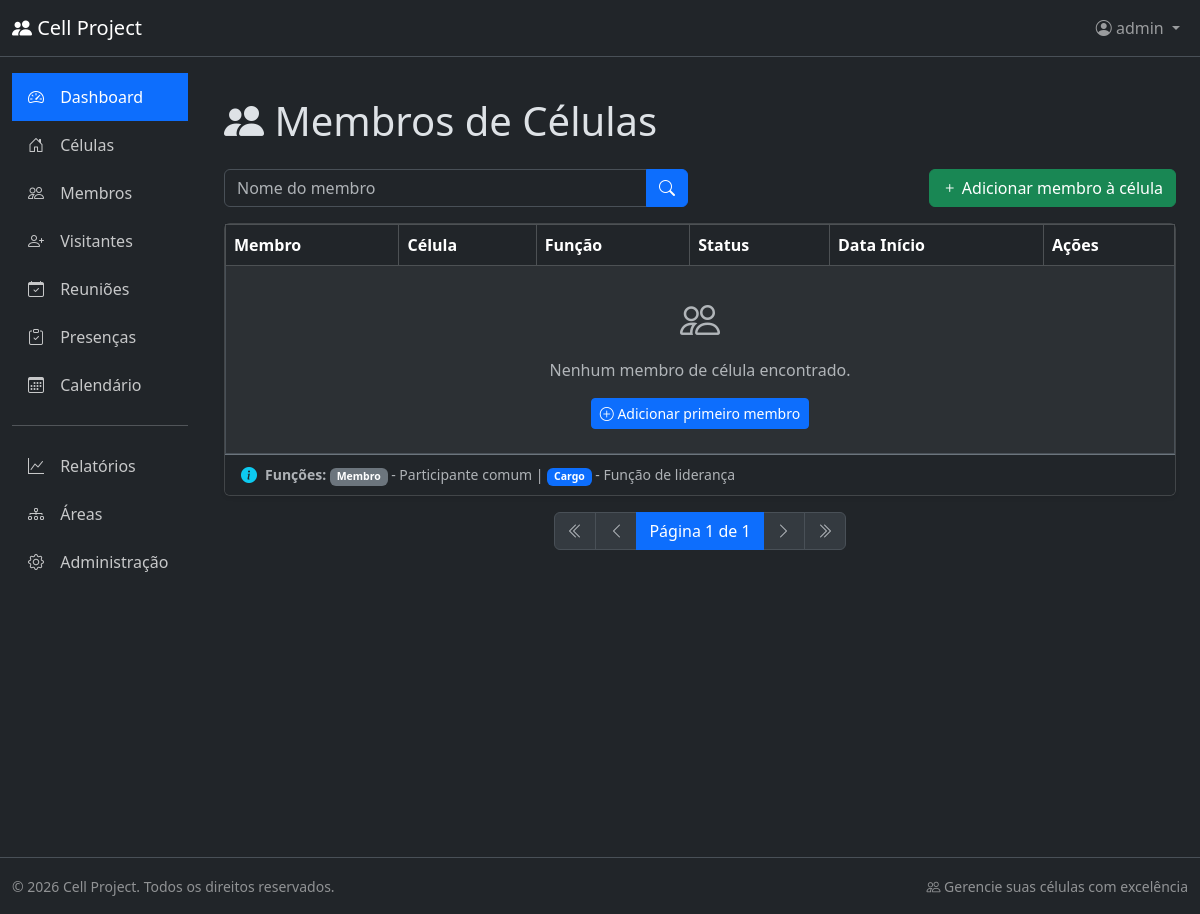
/cell_members/list/ (signed in), run on an earlier commit of the app's database.
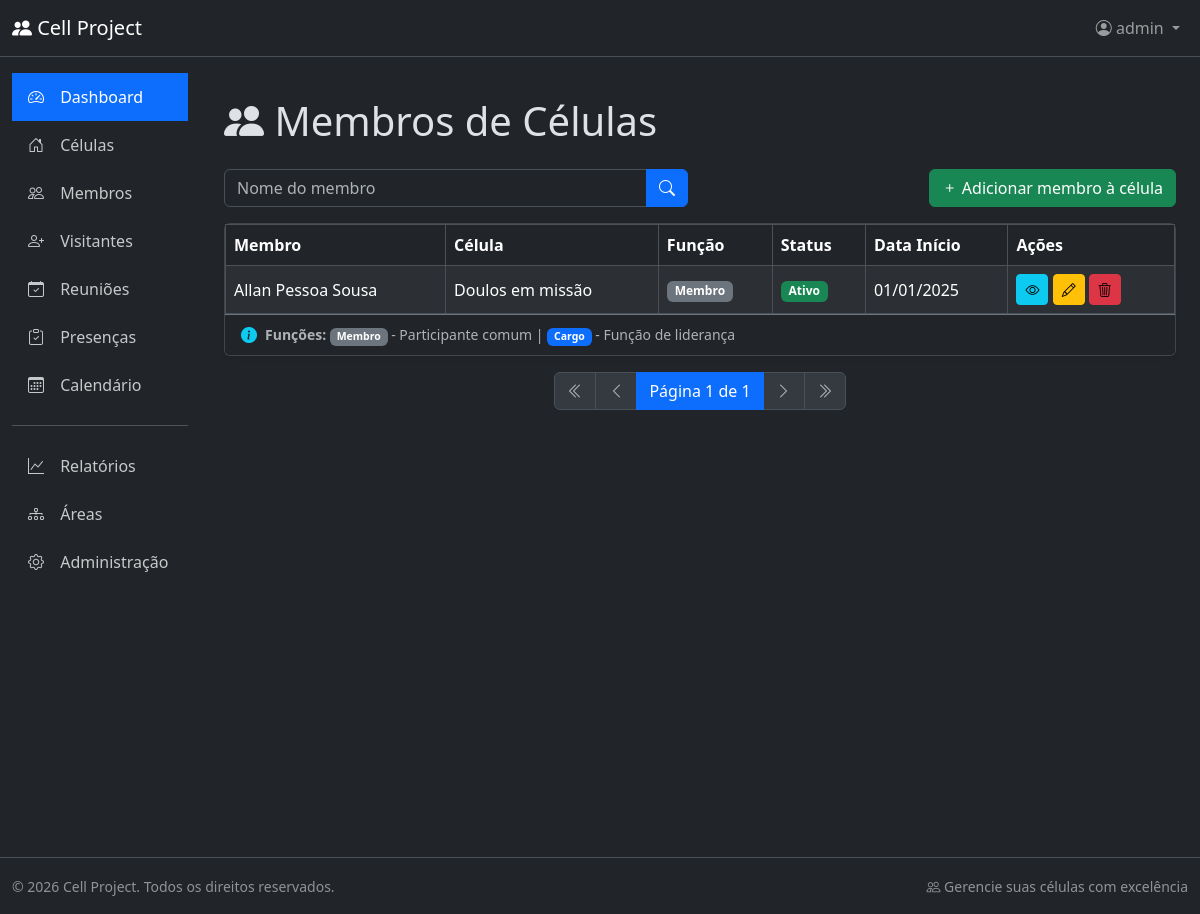
And on a later commit of the database.
### cell_members/models.py (models this page shows, shortened)
class CellMember(BaseModel):
    member = models.ForeignKey(
        Member,
        on_delete=models.CASCADE,
        related_name="cell_memberships",
        verbose_name="Membro",
    )
    cell = models.ForeignKey(
        Cell,
        on_delete=models.CASCADE,
        related_name="members",
        verbose_name="Célula",
    )
    role = models.ForeignKey(
        LeadershipRole,
        on_delete=models.PROTECT,
        null=True,  # ✅ Permite nulo (membro comum sem cargo)
        blank=True,  # ✅ Permite vazio no formulário
        related_name="cell_members",
        verbose_name="Função de Liderança",
        help_text="Opcional. Preencha apenas se o membro tiver função de liderança nesta célula.",
    )
    start_date = models.DateField(verbose_name="Data de Início")
    end_date = models.DateField(
        null=True, blank=True, verbose_name="Data de Término"
    )
    is_active = models.BooleanField(
        default=True, db_index=True, verbose_name="Ativo"
    )
    notes = models.TextField(blank=True, verbose_name="Observações")
    class Meta:
        db_table = "cell_member"
        verbose_name = "Membro de Célula"
        verbose_name_plural = "Membros de Células"
        ordering = ["cell__name", "-is_active", "member__person__full_name"]
        constraints = [
            models.UniqueConstraint(
                fields=["member", "cell"],
                condition=models.Q(is_active=True),
                name="unique_active_member_cell",
            )
        ]
        indexes = [
            models.Index(fields=["member", "cell", "is_active"]),
            models.Index(fields=["cell", "is_active"]),
            models.Index(fields=["role"]),
        ]
    @property
    def member_name(self):
        return self.member.person.full_name

### members/models.py (models this page shows, shortened)
class Member(BaseModel):
    person = models.OneToOneField(
        Person,
        on_delete=models.CASCADE,  # Se deletar Person, deleta Member também
        related_name="member_profile",
        verbose_name="Pessoa",
    )
    is_active = models.BooleanField(
        default=True, db_index=True, verbose_name="Ativo"
    )
    entry_date = models.DateField(verbose_name="Data de Entrada")
    notes = models.TextField(blank=True, verbose_name="Observações")
    class Meta:
        db_table = 'member'
        verbose_name = 'Membro'
        verbose_name_plural = 'Membros'
        ordering = ['person__full_name']
        indexes = [
            models.Index(fields=['person']),
            models.Index(fields=['is_active']),
        ]

### person/models.py (models this page shows, shortened)
class Person(BaseModel):
    class Genders(models.TextChoices):
        MALE = "M", "Masculino"
        FEMALE = "F", "Feminino"
    class MaritalStatuses(models.TextChoices):
        SINGLE = "SINGLE", "Solteiro(a)"
        MARRIED = "MARRIED", "Casado(a)"
        WIDOWED = "WIDOWED", "Viúvo(a)"
        SEPARATED = (
            "SEPARATED",
            "Separado(a)",
        )
    full_name = models.CharField(
        max_length=200, db_index=True, verbose_name="Nome Completo"
    )
    address = models.TextField(verbose_name="Endereço")
    gender = models.CharField(
        max_length=1, choices=Genders.choices, verbose_name="Gênero"
    )
    marital_status = models.CharField(
        max_length=20,
        choices=MaritalStatuses.choices,
        verbose_name="Estado Civil",
    )
    birth_date = models.DateField(verbose_name="Data de Nascimento")
    phone = models.CharField(
        max_length=20, db_index=True, verbose_name="Telefone"
    )
    notes = models.TextField(blank=True, verbose_name="Observações")
    class Meta:
        db_table = "person"
        verbose_name = "Pessoa"
        verbose_name_plural = "Pessoas"
        ordering = ["full_name"]
        indexes = [
            models.Index(fields=["full_name"]),
            models.Index(fields=["phone"]),
        ]

### cells/models.py (models this page shows, shortened)
class Cell(BaseModel):
    name = models.CharField(max_length=100, db_index=True, verbose_name="Nome")
    area = models.ForeignKey(
        Area,
        on_delete=models.PROTECT,
        related_name="cells",
        verbose_name="Área",
    )
    mag_branch = models.ForeignKey(
        MagBranch,
        on_delete=models.PROTECT,
        null=True,
        blank=True,
        related_name="cells",
        verbose_name="Ramificação MAG",
    )
    cgsbc = models.CharField(
        max_length=100,
        blank=True,
        help_text="Church name for non-MAG cells",
        verbose_name="CGSBC",
    )
    notes = models.TextField(blank=True, verbose_name="Observações")
    class Meta:
        db_table = 'cell'
        verbose_name = 'Célula'
        verbose_name_plural = 'Células'
        ordering = ['name']
        indexes = [
            models.Index(fields=['area']),
            models.Index(fields=['mag_branch']),
        ]

### cell_members/views.py (the view)
# urls.py: path('cell_members/list/', views.CellMemberListView.as_view(), name='cell_member_list'),
class CellMemberListView(ListView):
    model = models.CellMember
    template_name = 'cell_member_list.html'
    context_object_name = 'cell_members'
    def get_queryset(self):
        queryset = super().get_queryset()
        member_name = self.request.GET.get('member_name')
        if member_name:
            queryset = queryset.filter(
                member__person__full_name__icontains=member_name
            )
        return queryset.select_related('member__person', 'cell', 'role')

### cell_members/templates/cell_member_list.html (shortened to what the changed rows need)
{% extends 'base.html' %}
{% block page_heading %}
  <div class="d-flex justify-content-between align-items-center">
    <span><i class="bi bi-people-fill"></i> Membros de Células</span>
  </div>
{% endblock %}
{% block content %}
<div class="card shadow-sm">
    <div class="card-body p-0">
        <div class="table-responsive">
            <table class="table table-hover table-striped table-bordered align-middle mb-0">
                <thead class="table-dark">
                    <tr>
                        <th>Membro</th>
                        <th>Célula</th>
                        <th>Função</th>
                        <th>Status</th>
                        <th>Data Início</th>
                        <th>Ações</th>
                    </tr>
                </thead>
                <tbody>
                    {% for cell_member in cell_members %}
                    <tr>
                        <td>{{ cell_member.member_name }}</td>
                        <td>{{ cell_member.cell.name }}</td>
                        <td>
                            {% if cell_member.role %}
                                <span class="badge bg-primary">{{ cell_member.role.get_title_display }}</span>
                            {% else %}
                                <span class="badge bg-secondary">Membro</span>
                            {% endif %}
                        </td>
                        <td>
                            {% if cell_member.is_active %}
                                <span class="badge bg-success">Ativo</span>
                            {% else %}
                                <span class="badge bg-secondary">Inativo</span>
                            {% endif %}
                        </td>
                        <td>{{ cell_member.start_date|date:"d/m/Y" }}</td>
                        <td>
                            <a href="{% url 'cell_member_detail' cell_member.id %}" class="btn btn-info btn-sm" data-bs-toggle="tooltip" title="Visualizar">
                                <i class="bi bi-eye"></i>
                            </a>
                            <a href="{% url 'cell_member_update' cell_member.id %}" class="btn btn-sm btn-warning" data-bs-toggle="tooltip" title="Editar">
                                <i class="bi bi-pencil"></i>
                            </a>
                            <a href="{% url 'cell_member_delete' cell_member.id %}" class="btn btn-sm btn-danger text-black" data-bs-toggle="tooltip" title="Excluir">
                                <i class="bi bi-trash3"></i>
                            </a>
                        </td>
                    </tr>
                    {% empty %}
                    <tr>
                        <td colspan="6" class="text-center py-4 text-muted">
                            <i class="bi bi-people fs-1"></i>
                            <p class="mt-2 mb-0">Nenhum membro de célula encontrado.</p>
                            <a href="{% url 'cell_member_create' %}" class="btn btn-sm btn-primary mt-3">
                                <i class="bi bi-plus-circle"></i> Adicionar primeiro membro
                            </a>
                        </td>
                    </tr>
                    {% endfor %}
                </tbody>
            </table>
        </div>
    </div>
</div>
{% endblock %}

What changed in the data, as far as the page shows it:
added CellMember: member_name "Allan Pessoa Sousa", cell.name "Doulos em missão", shows "Membro", is_active "Ativo", start_date "01/01/2025"
Also different on the page:
text no longer shown: "Nenhum membro de célula encontrado. Adicionar primeiro membro"
